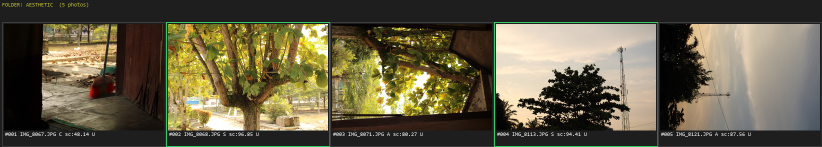
#> input picture docs/contact_sheet/CS_AESTHETIC.png, 1644 x 293 px, given as the content of the folder c:/Mine/porto/profildesainhu/newimg, which was not available (shown at 1/2 size)
$ python generate_contact_sheet.py
#> lines starting #> are read from the running program, lines starting #| are printed output that depends on the picture
import os
import glob
import sys
from PIL import Image

src_dir = 'c:/Mine/porto/profildesainhu/newimg'
out_dir = 'c:/Mine/porto/profildesainhu/Desa Air Putih Digital Experience/docs/contact_sheet'
thumb_dir = os.path.join(out_dir, 'thumbnails')

os.makedirs(thumb_dir, exist_ok=True)

print("Memulai pembuatan Visual Contact Sheet...")
sys.stdout.flush()

html_content = ["""
<!DOCTYPE html>
<html lang='id'>
<head>
    <meta charset='UTF-8'>
    <title>Visual Contact Sheet - Desa Air Putih</title>
    <style>
        body { font-family: sans-serif; background: #FAF9F6; color: #1A1A1A; padding: 2rem; }
        h1 { font-family: serif; border-bottom: 2px solid #2C3E2D; padding-bottom: 0.5rem; }
        h2 { font-family: serif; color: #2C3E2D; margin-top: 3rem; }
        .grid { display: grid; grid-template-columns: repeat(auto-fill, minmax(150px, 1fr)); gap: 1rem; }
        .card { background: white; border: 1px solid #E5E7EB; border-radius: 4px; padding: 0.5rem; text-align: center; }
        .card img { max-width: 100%; height: auto; border-radius: 2px; }
        .card .id { font-weight: bold; margin-top: 0.5rem; font-size: 1.1rem; }
        .card .filename { font-size: 0.7rem; color: #6B7280; overflow: hidden; text-overflow: ellipsis; white-space: nowrap; }
    </style>
</head>
<body>
    <h1>VISUAL CONTACT SHEET (603 PHOTOS)</h1>
    <p>Silakan tinjau thumbnail berikut berdasarkan ID untuk mapping visual.</p>
"""]

image_paths = []
for root, dirs, files in os.walk(src_dir):
    for f in files:
        if f.lower().endswith(('.png', '.jpg', '.jpeg', '.webp')):
            image_paths.append(os.path.join(root, f))

total_images = len(image_paths)
print(f"Total foto ditemukan: {total_images}")
sys.stdout.flush()

grouped = {}
for path in image_paths:
    rel = os.path.relpath(path, src_dir)
    folder = os.path.dirname(rel)
    if not folder: folder = 'ROOT'
    if folder not in grouped: grouped[folder] = []
    grouped[folder].append((path, rel))

mapping_md = ["""# MAPPING VISUAL ASSET (DRAFT)

Gunakan tabel ini untuk mengisi hasil review dari `docs/contact_sheet/CONTACT_SHEET.html`.

| ID | Nama File | Konten Visual | Bisa Untuk Halaman / Scene |
|----|-----------|---------------|----------------------------|"""]

counter = 1
for folder in sorted(grouped.keys()):
    html_content.append(f"<h2>{folder}</h2>\n<div class='grid'>")
    for path, rel in sorted(grouped[folder], key=lambda x: x[1]):
        file_id = f"{counter:03d}"
        filename = os.path.basename(path)

        thumb_path = os.path.join(thumb_dir, f"{file_id}.jpg")
        if not os.path.exists(thumb_path):
            try:
                with Image.open(path) as img:
#> img is the input picture: PIL image 1644x293 RGB; mean R, G, B 98.9, 91.6, 69.4
                    img.thumbnail((300, 300))
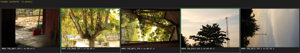
#> img: PIL image 300x53 RGB; mean R, G, B 99, 91.7, 69.5
                    if img.mode in ('RGBA', 'P'):
                        img = img.convert('RGB')
                    img.save(thumb_path, 'JPEG', quality=70)
            except Exception as e:
                print(f"Error pada file {filename}: {e}")

        html_content.append(f"""
            <div class='card'>
                <img src='thumbnails/{file_id}.jpg' loading='lazy' alt='{file_id}' />
                <div class='id'>ID: {file_id}</div>
                <div class='filename'>{filename}</div>
            </div>
        """)

        mapping_md.append(f"| {file_id} | {filename} | | |")

        if counter % 20 == 0:
            print(f"Progress: Memproses thumbnail {counter} dari {total_images}...")
            sys.stdout.flush()

        counter += 1
    html_content.append("</div>")

html_content.append("</body></html>")

with open(os.path.join(out_dir, 'CONTACT_SHEET.html'), 'w', encoding='utf-8') as f:
    f.write('\n'.join(html_content))

with open('c:/Mine/porto/profildesainhu/Desa Air Putih Digital Experience/docs/VISUAL_MAPPING_TEMPLATE.md', 'w', encoding='utf-8') as f:
    f.write('\n'.join(mapping_md))

print(f"\nSELESAI! Contact sheet berhasil dibuat dengan {counter-1} thumbnails.")
sys.stdout.flush()

$ run again, on docs/contact_sheet/CS_KOLASE_KERTAS_WARNA_SD_010_p3.png
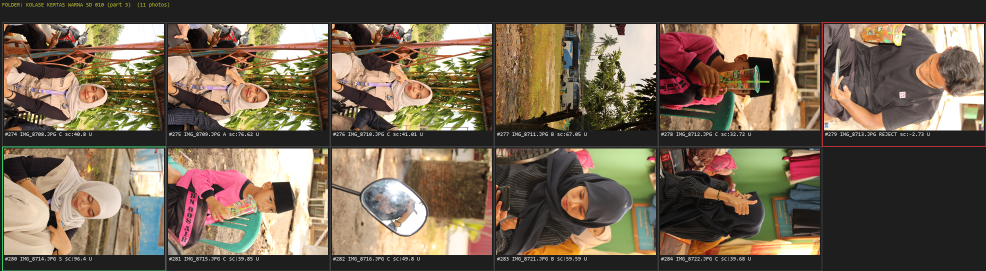
#> input picture docs/contact_sheet/CS_KOLASE_KERTAS_WARNA_SD_010_p3.png, 1972 x 542 px, given as the content of the folder c:/Mine/porto/profildesainhu/newimg, which was not available (shown at 1/2 size)
#> img is the input picture: PIL image 1972x542 RGB; mean R, G, B 113.2, 98.1, 80.7
#> `img.thumbnail((300, 300))`:
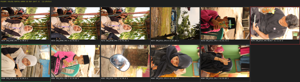
#> img: PIL image 300x82 RGB; mean R, G, B 113.1, 98, 80.6

$ run again, on docs/contact_sheet/CS_KOLASE_SAMPAH_PLASTIK_008_p3.png
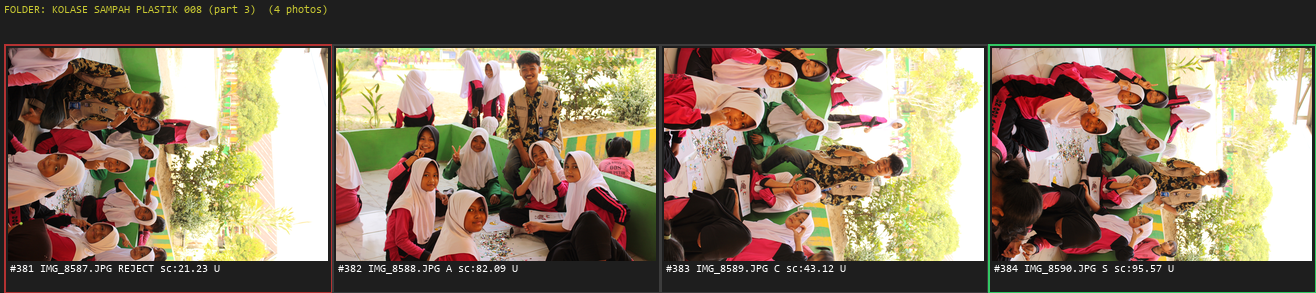
#> input picture docs/contact_sheet/CS_KOLASE_SAMPAH_PLASTIK_008_p3.png, 1316 x 293 px, given as the content of the folder c:/Mine/porto/profildesainhu/newimg, which was not available
#> img is the input picture: PIL image 1316x293 RGB; mean R, G, B 132.4, 117.4, 96.9
#> `img.thumbnail((300, 300))`:
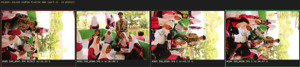
#> img: PIL image 300x67 RGB; mean R, G, B 132.4, 117.4, 96.9

$ run again, on docs/contact_sheet/CS_RANDOM.png
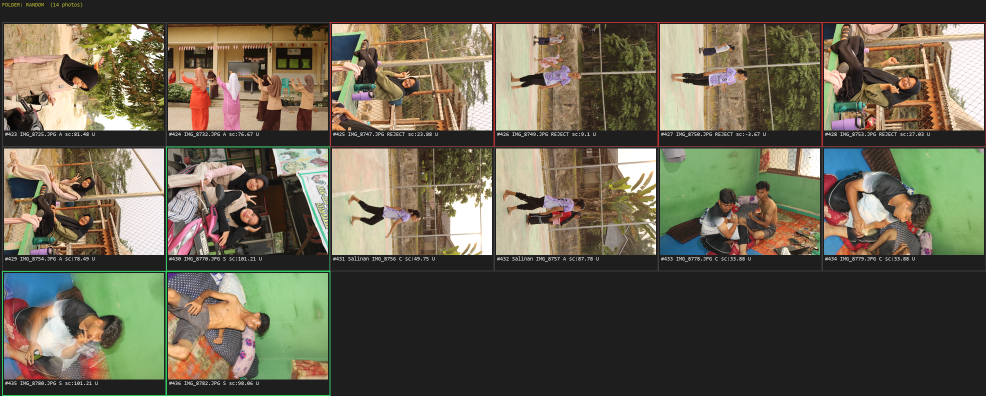
#> input picture docs/contact_sheet/CS_RANDOM.png, 1972 x 791 px, given as the content of the folder c:/Mine/porto/profildesainhu/newimg, which was not available (shown at 1/2 size)
#> img is the input picture: PIL image 1972x791 RGB; mean R, G, B 100.5, 94.5, 77.4
#> `img.thumbnail((300, 300))`:
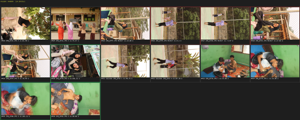
#> img: PIL image 300x120 RGB; mean R, G, B 100.4, 94.4, 77.3
